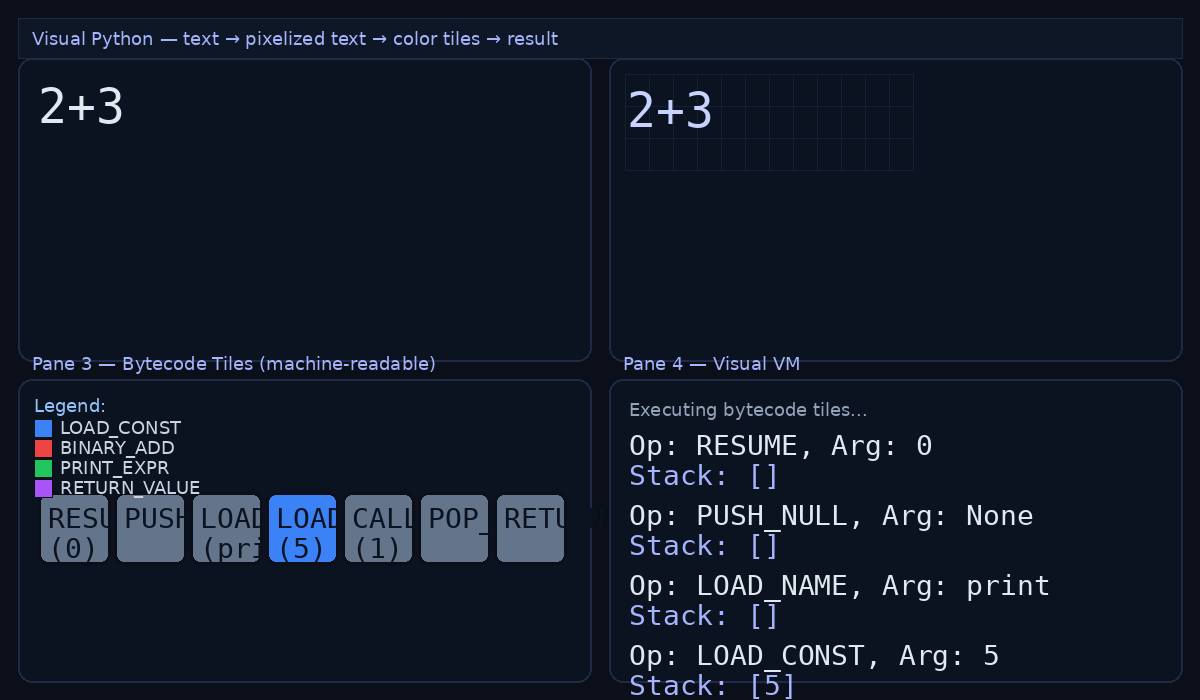

Write the Python code that produced this figure.
# visual_python_1plus1_demo.py
# pip install pillow

from PIL import Image, ImageDraw, ImageFont
import ast, operator
import dis

# -------- configurable expression --------
CODE_STR = "2+3"

# -------- safe arithmetic evaluator (numbers and + - * / // % **, parentheses) --------
BIN_OPS = {
    ast.Add: operator.add, ast.Sub: operator.sub, ast.Mult: operator.mul,
    ast.Div: operator.truediv, ast.FloorDiv: operator.floordiv, ast.Mod: operator.mod,
    ast.Pow: operator.pow,
}
UN_OPS = {ast.UAdd: operator.pos, ast.USub: operator.neg}

def safe_eval(expr: str):
    node = ast.parse(expr, mode="eval").body
    def ev(n):
        if isinstance(n, ast.Constant) and isinstance(n.value, (int, float)):
            return n.value
        if isinstance(n, ast.UnaryOp) and type(n.op) in UN_OPS:
            return UN_OPS[type(n.op)](ev(n.operand))
        if isinstance(n, ast.BinOp) and type(n.op) in BIN_OPS:
            return BIN_OPS[type(n.op)](ev(n.left), ev(n.right))
        if isinstance(n, ast.Expr):
            return ev(n.value)
        raise ValueError("Unsupported expression")
    return ev(node)

# -------- color palette for machine tiles --------
PALETTE = {
    "0":"#2dd4bf","1":"#22c55e","2":"#84cc16","3":"#eab308","4":"#f59e0b",
    "5":"#f97316","6":"#ef4444","7":"#ec4899","8":"#a855f7","9":"#3b82f6",
    "+":"#fb923c","-":"#f43f5e","*":"#8b5cf6","/":"#06b6d4","(":"#94a3b8",")":"#94a3b8",
    " ":"#0f172a"
}
def char_color(ch: str) -> str:
    return PALETTE.get(ch, "#64748b")  # default slate if unknown

def to_visual_ir(py_src: str):
    code = compile(py_src, "<visual>", "exec")
    instructions = list(dis.get_instructions(code))
    return instructions

BYTECODE_PALETTE = {
    "LOAD_CONST": "#3b82f6",
    "BINARY_ADD": "#ef4444",
    "PRINT_EXPR": "#22c55e",
    "RETURN_VALUE": "#a855f7",
}
def bytecode_color(opname: str) -> str:
    return BYTECODE_PALETTE.get(opname, "#64748b")

# -------- canvas + layout --------
W, H = 1200, 700
M, GAP = 18, 18
CTRL_H = 40
pane_w = (W - M*2 - GAP) // 2
pane_h = (H - M*2 - GAP - CTRL_H) // 2
PANE_BG = "#0b1220"
OUT_PATH = "visual_python_1plus1_demo.png"

img = Image.new("RGB", (W, H), "#0a0f1a")
d = ImageDraw.Draw(img)
try:
    font_mono = ImageFont.truetype("DejaVuSansMono.ttf", 28)
    font_mono_big = ImageFont.truetype("DejaVuSansMono.ttf", 48)
    font_ui = ImageFont.truetype("DejaVuSans.ttf", 18)
except:
    font_mono = ImageFont.load_default()
    font_mono_big = ImageFont.load_default()
    font_ui = ImageFont.load_default()

def pane_box(ix, iy, title):
    x0 = M + (pane_w + GAP) * ix
    y0 = M + CTRL_H + (pane_h + GAP) * iy
    x1, y1 = x0 + pane_w, y0 + pane_h
    d.rounded_rectangle([x0, y0, x1, y1], radius=14, fill=PANE_BG, outline="#1f2a44", width=2)
    d.text((x0+14, y0-26), title, font=font_ui, fill="#a5b4fc")
    return (x0, y0, x1, y1)

# -------- draw grid helper for “pixelized” look --------
def draw_char_grid(x0, y0, cell_w, cell_h, cols, rows, color="#132035"):
    for r in range(rows+1):
        y = y0 + r*cell_h
        d.line([(x0, y), (x0+cols*cell_w, y)], fill=color, width=1)
    for c in range(cols+1):
        x = x0 + c*cell_w
        d.line([(x, y0), (x, y0+rows*cell_h)], fill=color, width=1)

# -------- PANE 1: text source --------
p1 = pane_box(0, 0, "Pane 1 — Text source")
d.text((p1[0]+20, p1[1]+20), CODE_STR, font=font_mono_big, fill="#e2e8f0")

# -------- PANE 2: pixelized (human-readable) from Pane 1 --------
p2 = pane_box(1, 0, "Pane 2 — Pixelized text (from Pane 1)")
# a simple cell grid + monospaced text to suggest pixelization
cell_w, cell_h = 24, 32
cols = max(12, len(CODE_STR) + 4)
rows = 3
gx = p2[0] + 16
gy = p2[1] + 16
draw_char_grid(gx, gy, cell_w, cell_h, cols, rows)
d.text((gx + 2, gy + cell_h//4), CODE_STR, font=font_mono_big, fill="#c7d2fe")

# -------- PANE 3: color-encoded tiles (machine-readable bytecode) --------
p3 = pane_box(0, 1, "Pane 3 — Bytecode Tiles (machine-readable)")
instructions = to_visual_ir(f"print({CODE_STR})")
tile_size = min(100, (pane_w - 40) // max(3, len(instructions)))
tx0 = p3[0] + (pane_w - tile_size*len(instructions))//2
ty0 = p3[1] + (pane_h - tile_size)//2
for i, instr in enumerate(instructions):
    x = tx0 + i*tile_size
    y = ty0
    c = bytecode_color(instr.opname)
    d.rounded_rectangle([x, y, x+tile_size-4, y+tile_size-4], radius=10, fill=c, outline="#0b0f1a", width=3)
    # faint glyph overlay for debugging
    op_text = f"{instr.opname}\n({instr.argval})" if instr.argval is not None else instr.opname
    d.text((x + 10, y + 10), op_text, font=font_mono, fill="#0b122080")

# small legend
lx, ly = p3[0]+16, p3[1]+16
d.text((lx, ly), "Legend:", font=font_ui, fill="#93c5fd")
for i, opname in enumerate(BYTECODE_PALETTE.keys()):
    sw = 18
    d.rectangle([lx, ly+24+20*i, lx+sw, ly+24+20*i+sw], fill=bytecode_color(opname), outline="#0b0f1a")
    d.text((lx+sw+8, ly+24+20*i-2), opname, font=font_ui, fill="#cbd5e1")

# -------- PANE 4: pixel compiler/interpreter/result --------
p4 = pane_box(1, 1, "Pane 4 — Visual VM")
stack = []
output = ""
y_offset = p4[1] + 20
d.text((p4[0]+20, y_offset), "Executing bytecode tiles...", font=font_ui, fill="#94a3b8")
y_offset += 30

for instr in instructions:
    d.text((p4[0]+20, y_offset), f"Op: {instr.opname}, Arg: {instr.argval}", font=font_mono, fill="#e2e8f0")
    y_offset += 30
    if instr.opname == "LOAD_CONST":
        stack.append(instr.argval)
    elif instr.opname == "BINARY_ADD":
        b = stack.pop()
        a = stack.pop()
        stack.append(a + b)
    elif instr.opname == "PRINT_EXPR":
        output = str(stack.pop())

    d.text((p4[0]+20, y_offset), f"Stack: {stack}", font=font_mono, fill="#a5b4fc")
    y_offset += 40

d.text((p4[0]+20, y_offset), f"Final Output: {output}", font=font_mono_big, fill="#facc15")

# -------- top control strip (cosmetic) --------
d.rectangle([M, M, W-M, M+CTRL_H], fill="#0e1726", outline="#1f2a44")
d.text((M+14, M+10), "Visual Python — text → pixelized text → color tiles → result", font=font_ui, fill="#a5b4fc")

img.save(OUT_PATH)
print(f"Saved {OUT_PATH}")
